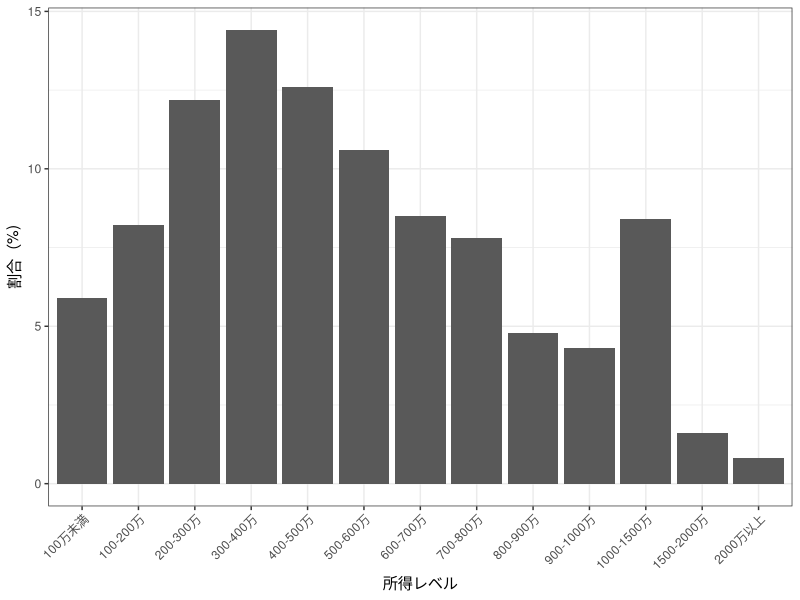
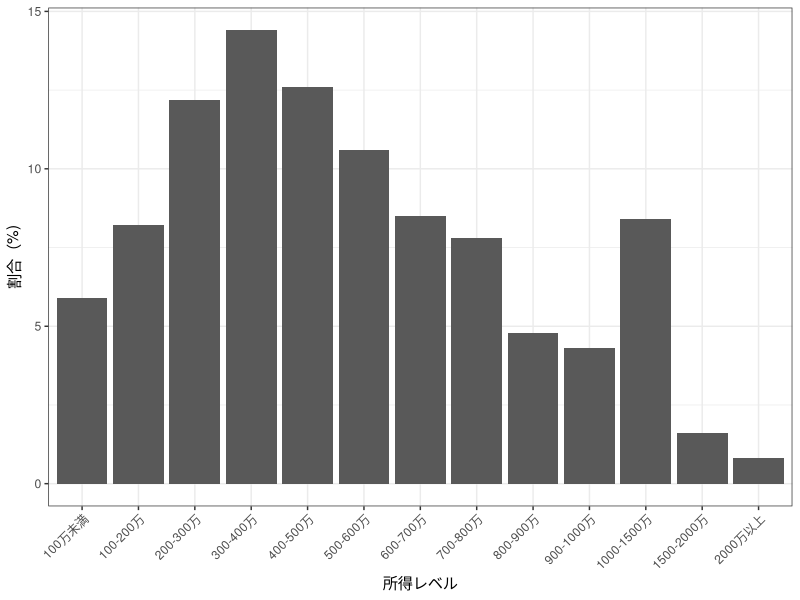

Source code (R) for these figures, in order:
#必要なパッケージの導入
#install.packages("tidyverse")　#インストールが終わったら，install〜の前に頭文字"#"をつける
#install.packages("readxl")　#インストールが終わったら，install〜の前に頭文字"#"をつける

#パッケージ読み込み
library(tidyverse)
#library(readxl)

#データをRに入れ込む
#データフレーム（DF）と呼ぶ
#書き方は共通して，「df(名前はお好きに) <- read_csv("~~~.cdv")」→enrvironmentを確認

df <- read_csv("2023data.csv")

#データの中身を見てみよう
head(df)

#まずは，"年齢(age)"のデータを見てみよう！
table(df$age) #質的変数的にみる
summary(df$age) #量的変数的にみる

#では，年収（Q2.3）を見てみよう！
table(df$Q2.3)
#割合でみてみよう
prop.table(table(df$Q2.3))

#「99（答えない）」人を分析上から消しましょう！
#同時に，わかりやすく「変数作成」をしてみましょう．
#tidyverseに慣れるために，ちょっと大変かもしれないけど頑張ってみよう！
# %>% は"command + opition + M"が省略コマンドなので，こちらを使いましょう！（手打ちはミスの原因！）

df <- df %>% 
  mutate(income = 
           if_else(Q2.3 == 99, NA_real_, Q2.3))

prop.table(table(df$income))

# %>% でつないで，一気に見ることができます
df %>% 
  mutate(income = 
           if_else(Q2.3 == 99, NA_real_, Q2.3)) %>% 
  with(prop.table(table(income)))

#よりみやすく（少数桁の調整，100分率表記）
df %>% 
  mutate(income = 
           if_else(Q2.3 == 99, NA_real_, Q2.3)) %>% 
  with(round(prop.table(table(income))*100,1))

#図を作ってみる
#自分でデータフレームを作ってみよう

#個別のデータを入力
prop <- c( 5.9, 8.2, 12.2, 14.4, 12.6, 10.6,  8.5,  7.8,  4.8,  4.3,  8.4,  1.6,  0.8)
income.level <- c("100万未満","100-200万","200-300万","300-400万","400-500万","500-600万",
                  "600-700万","700-800万","800-900万","900-1000万","1000-1500万",
                  "1500-2000万","2000万以上")

#データ合成
prop.income <- tibble(prop, income.level)
prop.income

# "prop.income"を使って図を作ってみる(ggplot2利用)
figure1 <- prop.income %>% 
  mutate(income.level = factor(income.level, 
                               levels = c("100万未満","100-200万","200-300万",
                                          "300-400万","400-500万","500-600万",
                                          "600-700万","700-800万","800-900万",
                                          "900-1000万","1000-1500万","1500-2000万",
                                          "2000万以上"))) %>% 
  ggplot(aes(x = income.level, y = prop)) + 
  geom_bar(stat = "identity") + 
  theme_bw() + 
  labs(x = "所得レベル",　
       y = "割合（%)") + 
  theme(axis.text.x = element_text(angle = 45, hjust = 1))

#図を表示
figure1  

#図を保存
ggsave("世帯所得.png", figure1, dpi = 300, width = 10, height = 6)


####宿題
#Q4.3_1〜Q4.3_8の8つの内容について，欠損値を適切に処理をして，それぞれの平均値を求めましょう．
#可能な人は，8つの平均値を図（ggplot）にしてみましょう
